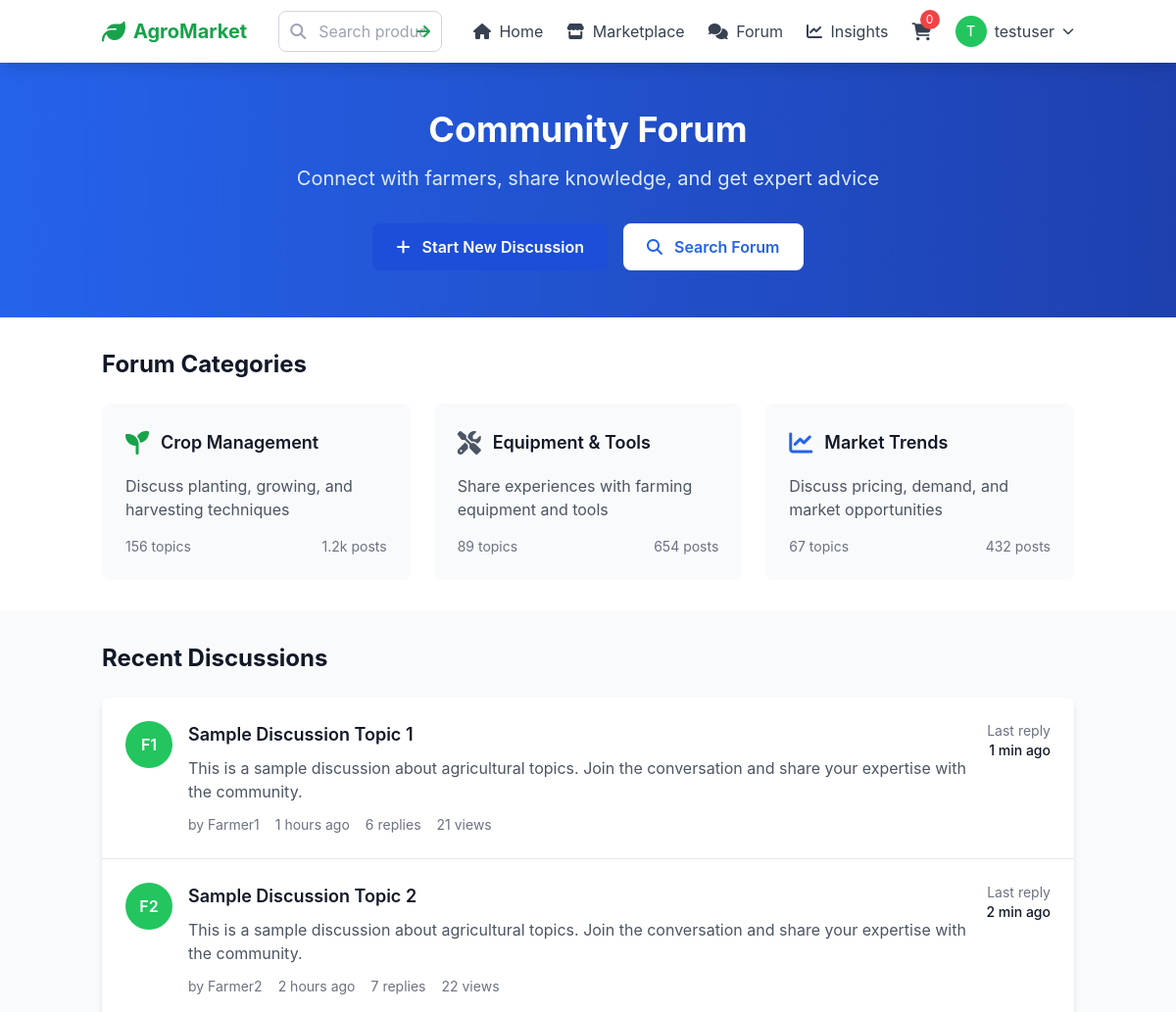
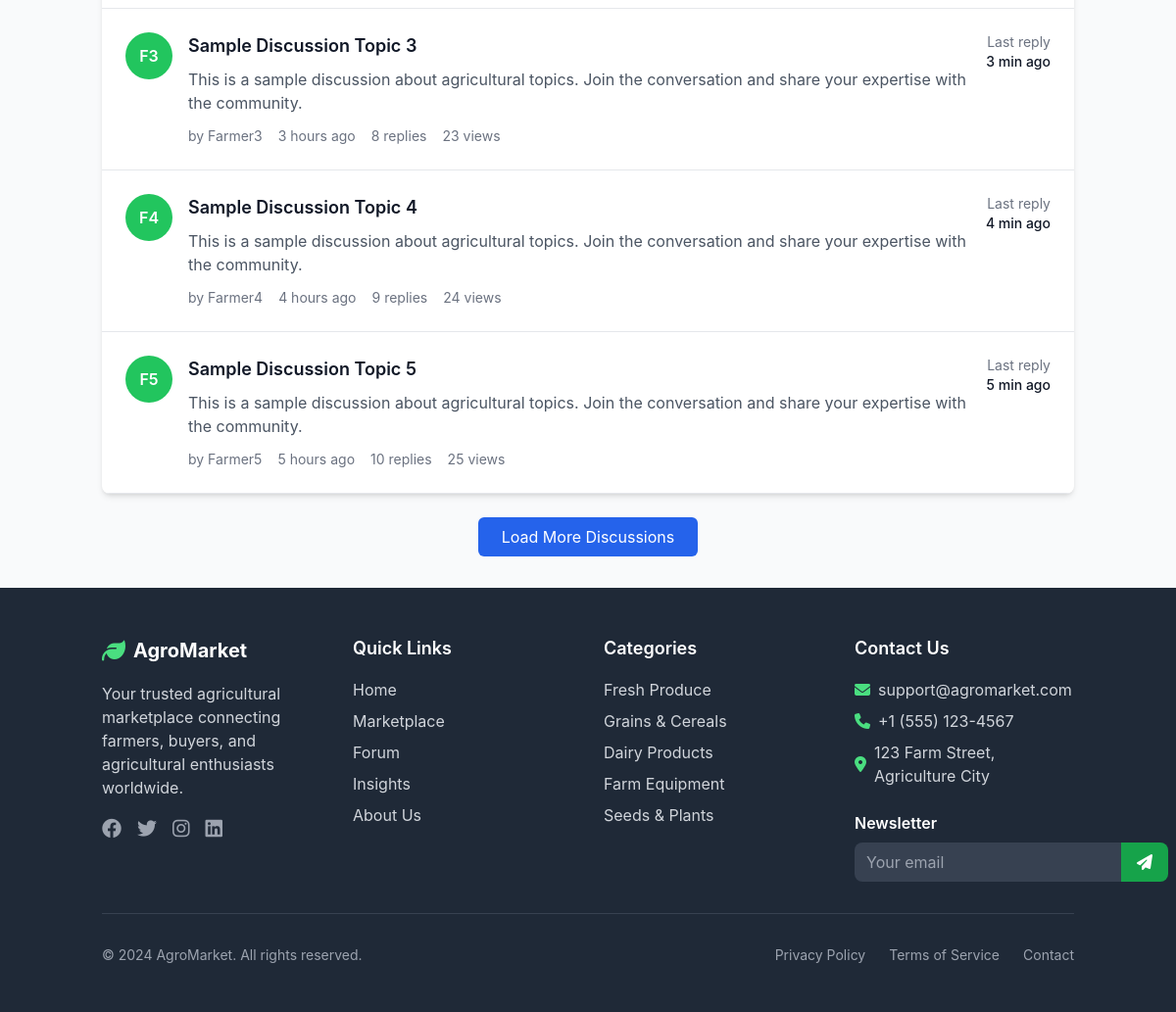
Screenshot of /forum/ (signed in) with the database file from the repository (2 pictures, top to bottom).
### users/models.py (models this page shows, shortened)
class User(AbstractUser):
    email = models.EmailField(unique=True)
    phone_number = models.CharField(max_length=20, blank=True)
    location = models.CharField(max_length=100, blank=True)
    bio = models.TextField(blank=True)
    profile_image = models.ImageField(upload_to='profiles/', blank=True, null=True)
    is_seller = models.BooleanField(default=False)
    is_verified = models.BooleanField(default=False)
    created_at = models.DateTimeField(auto_now_add=True)
    updated_at = models.DateTimeField(auto_now=True)

### forum/views.py (the view)
# urls.py: path('', views.thread_list, name='thread_list'),
def thread_list(request):
    return render(request, 'forum/index.html', {
        'threads': [],
        'categories': [],
    })

### forum/templates/forum/index.html (shortened to what this page needs)
{% extends 'base.html' %}
{% load static %}
{% block content %}
<section class="bg-gradient-to-r from-blue-600 to-blue-800 text-white py-12">
    <div class="container mx-auto px-4">
        <div class="text-center">
            <h1 class="text-4xl font-bold mb-4">Community Forum</h1>
            <p class="text-xl text-blue-100 mb-8">Connect with farmers, share knowledge, and get expert advice</p>
            <div class="flex justify-center space-x-4">
                <a href="#" class="bg-blue-700 hover:bg-blue-800 text-white px-6 py-3 rounded-lg font-semibold transition duration-200">
                    <i class="fas fa-plus mr-2"></i>
                    Start New Discussion
                </a>
                <a href="#" class="bg-white text-blue-600 px-6 py-3 rounded-lg font-semibold hover:bg-blue-50 transition duration-200">
                    <i class="fas fa-search mr-2"></i>
                    Search Forum
                </a>
            </div>
        </div>
    </div>
</section>
<section class="py-8 bg-white">
    <div class="container mx-auto px-4">
        <h2 class="text-2xl font-bold text-gray-900 mb-6">Forum Categories</h2>
        <div class="grid grid-cols-1 md:grid-cols-2 lg:grid-cols-3 gap-6">
            <div class="bg-gray-50 rounded-lg p-6 hover:bg-gray-100 transition duration-200">
                <div class="flex items-center mb-4">
                    <i class="fas fa-seedling text-2xl text-green-600 mr-3"></i>
                    <h3 class="text-lg font-semibold text-gray-900">Crop Management</h3>
                </div>
                <p class="text-gray-600 mb-4">Discuss planting, growing, and harvesting techniques</p>
                <div class="flex justify-between text-sm text-gray-500">
                    <span>156 topics</span>
                    <span>1.2k posts</span>
                </div>
            </div>
            <div class="bg-gray-50 rounded-lg p-6 hover:bg-gray-100 transition duration-200">
                <div class="flex items-center mb-4">
                    <i class="fas fa-tools text-2xl text-gray-600 mr-3"></i>
                    <h3 class="text-lg font-semibold text-gray-900">Equipment & Tools</h3>
                </div>
                <p class="text-gray-600 mb-4">Share experiences with farming equipment and tools</p>
                <div class="flex justify-between text-sm text-gray-500">
                    <span>89 topics</span>
                    <span>654 posts</span>
                </div>
            </div>
            <div class="bg-gray-50 rounded-lg p-6 hover:bg-gray-100 transition duration-200">
                <div class="flex items-center mb-4">
                    <i class="fas fa-chart-line text-2xl text-blue-600 mr-3"></i>
                    <h3 class="text-lg font-semibold text-gray-900">Market Trends</h3>
                </div>
                <p class="text-gray-600 mb-4">Discuss pricing, demand, and market opportunities</p>
                <div class="flex justify-between text-sm text-gray-500">
                    <span>67 topics</span>
                    <span>432 posts</span>
                </div>
            </div>
        </div>
    </div>
</section>
<section class="py-8 bg-gray-50">
    <div class="container mx-auto px-4">
        <h2 class="text-2xl font-bold text-gray-900 mb-6">Recent Discussions</h2>
        <div class="bg-white rounded-lg shadow-md overflow-hidden">
            {% for i in "12345" %}
                <div class="border-b border-gray-200 p-6 hover:bg-gray-50 transition duration-200">
                    <div class="flex items-start space-x-4">
                        <div class="w-12 h-12 bg-green-500 rounded-full flex items-center justify-center flex-shrink-0">
                            <span class="text-white font-semibold">F{{ i }}</span>
                        </div>
                        <div class="flex-1">
                            <h3 class="text-lg font-semibold text-gray-900 mb-2">
                                <a href="{% url 'forum:thread_detail' 'sample-thread-'|add:i %}" class="hover:text-blue-600">
                                    Sample Discussion Topic {{ i }}
                                </a>
                            </h3>
                            <p class="text-gray-600 mb-3">
                                This is a sample discussion about agricultural topics. Join the conversation and share your expertise with the community.
                            </p>
                            <div class="flex items-center space-x-4 text-sm text-gray-500">
                                <span>by Farmer{{ i }}</span>
                                <span>{{ i }} hours ago</span>
                                <span>{{ i|add:5 }} replies</span>
                                <span>{{ i|add:20 }} views</span>
                            </div>
                        </div>
                        <div class="text-right">
                            <div class="text-sm text-gray-500">Last reply</div>
                            <div class="text-sm font-medium text-gray-900">{{ i }} min ago</div>
                        </div>
                    </div>
                </div>
            {% endfor %}
        </div>
        <div class="text-center mt-6">
            <button class="bg-blue-600 text-white py-2 px-6 rounded-md hover:bg-blue-700 transition duration-200">
                Load More Discussions
            </button>
        </div>
    </div>
</section>
{% endblock %}

### core/templates/core/includes/header.html (shortened to what this page needs)
{% load static %}
<header class="bg-white shadow-lg sticky top-0 z-50" x-data="{ mobileMenuOpen: false }">
    <div class="container mx-auto px-4">
        <div class="flex items-center justify-between h-16">
            <div class="flex items-center">
                <a href="{% url 'core:home' %}" class="flex items-center space-x-2">
                    <i class="fas fa-leaf text-2xl text-green-600"></i>
                    <span class="text-xl font-bold text-green-600">AgroMarket</span>
                </a>
            </div>
            <div class="hidden md:flex flex-1 max-w-lg mx-8">
                <form action="{% url 'core:search' %}" method="GET" class="w-full">
                    <div class="relative">
                        <input type="text"
                               name="q"
                               placeholder="Search products, categories..."
                               value="{{ request.GET.q }}"
                               class="w-full pl-10 pr-4 py-2 border border-gray-300 rounded-lg focus:outline-none focus:ring-2 focus:ring-green-500 focus:border-transparent">
                        <div class="absolute inset-y-0 left-0 pl-3 flex items-center pointer-events-none">
                        </div>
                        <button type="submit" class="absolute inset-y-0 right-0 pr-3 flex items-center">
                            <i class="fas fa-arrow-right text-green-600 hover:text-green-700"></i>
                        </button>
                    </div>
                </form>
            </div>
            <nav class="hidden md:flex items-center space-x-6">
                <a href="{% url 'core:home' %}" class="text-gray-700 hover:text-green-600 transition duration-150 ease-in-out">
                    <i class="fas fa-home mr-1"></i> Home
                </a>
                <a href="{% url 'marketplace:product_list' %}" class="text-gray-700 hover:text-green-600 transition duration-150 ease-in-out">
                    <i class="fas fa-store mr-1"></i> Marketplace
                </a>
                <a href="{% url 'forum:thread_list' %}" class="text-gray-700 hover:text-green-600 transition duration-150 ease-in-out">
                    <i class="fas fa-comments mr-1"></i> Forum
                </a>
                <a href="{% url 'insights:dashboard' %}" class="text-gray-700 hover:text-green-600 transition duration-150 ease-in-out">
                    <i class="fas fa-chart-line mr-1"></i> Insights
                </a>
                {% if user.is_authenticated %}
                    <a href="{% url 'cart:view' %}" class="relative text-gray-700 hover:text-green-600 transition duration-150 ease-in-out">
                        <i class="fas fa-shopping-cart text-lg"></i>
                        <span class="absolute -top-2 -right-2 bg-red-500 text-white text-xs rounded-full h-5 w-5 flex items-center justify-center">
                            0
                        </span>
                    </a>
                    <div class="relative" x-data="{ open: false }">
                        <button @click="open = !open" class="flex items-center space-x-2 text-gray-700 hover:text-green-600 transition duration-150 ease-in-out">
                            <div class="h-8 w-8 bg-green-500 rounded-full flex items-center justify-center">
                                <span class="text-white text-sm font-medium">{{ user.first_name.0|default:'U' }}</span>
                            </div>
                            <span class="hidden lg:block">{{ user.username }}</span>
                            <i class="fas fa-chevron-down text-xs"></i>
                        </button>
                    </div>
                {% endif %}
            </nav>
        </div>
    </div>
</header>

### static/css/main.css (style rules this page uses)
:root { --primary-green: #10b981; --primary-green-dark: #059669; --primary-green-light: #34d399; --secondary-blue: #3b82f6; --accent-yellow: #f59e0b; --gray-50: #f9fafb; --gray-100: #f3f4f6; --gray-200: #e5e7eb; --gray-300: #d1d5db; --gray-400: #9ca3af; --gray-500: #6b7280; --gray-600: #4b5563; --gray-700: #374151; --gray-800: #1f2937; --gray-900: #111827; }
* { box-sizing: border-box; }
body { font-family: 'Inter', -apple-system, BlinkMacSystemFont, 'Segoe UI', Roboto, sans-serif; line-height: 1.6; color: var(--gray-700); }
* { transition: color 0.2s ease, background-color 0.2s ease, border-color 0.2s ease, transform 0.2s ease, box-shadow 0.2s ease; }

### rows the page displays
User: first_name.0 "T", username "testuser", is_active "1", i "6", i "21"

### other values shown
{{ i }} "2" "3" "4" "5"
{{ i|add:5 }} "7" "8" "9" "10"
{{ i|add:20 }} "22" "23" "24" "25"
